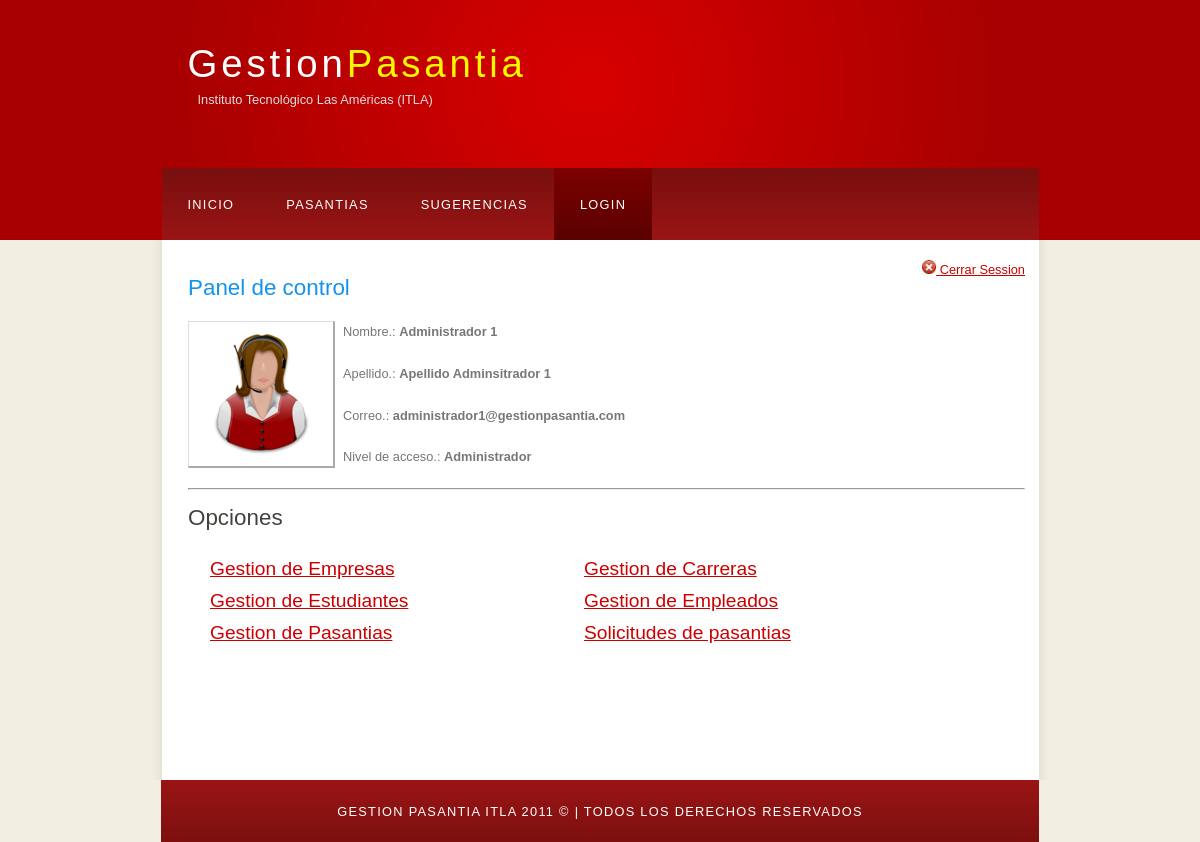
The page /controlPanel.php (signed in) on the database its author committed.
### tables this page shows
CREATE TABLE IF NOT EXISTS `empleados` (
  `ID` int(11) NOT NULL AUTO_INCREMENT,
  `NOMBRE` varchar(60) NOT NULL,
  `APELLIDO` varchar(60) NOT NULL,
  `CORREO` varchar(70) NOT NULL,
  `TELEFONO` varchar(14) DEFAULT NULL,
  PRIMARY KEY (`ID`)
);

### config/conexion.php (called while the page is built, shortened)
<?php
class conexion {
    var $host;
    var $username;
    var $password;
    var $prefTable;
    function __construct() {
        $this->host = Config::$dbHost;
        $this->username = Config::$dbUsername;
        $this->password = Config::$dbPassword;
        $this->dbname = Config::$dbName;
        $this->prefTable = Config::$prefTable;
    }
    function connect() {
        $this->link = mysql_connect($this->host, $this->username, $this->password);
        return true;
    }
}
?>

### models/Model.php (called while the page is built, shortened)
<?php
abstract class Model {
    public function __construct() {
        $this->con = new conexion();
    }
}
?>

### models/ModelEmployees.php (called while the page is built, shortened)
<?php
class ModelEmployees extends Model{
    public function find($prkey) {
        $prkey = $prkey + 0;
        $query = "SELECT ID,NOMBRE,APELLIDO,CORREO,TELEFONO FROM {$this->con->prefTable}empleados WHERE ID=$prkey";
        $result = mysql_query($query);
        $employee = array();
        $numRows = mysql_num_rows($result);
        if ($numRows != 0) $employee = mysql_fetch_assoc ($result);
        return $employee;
    }
}
?>

### views/modules/controlPanelAdmin.php (the view)
<div id="areapanelcontrol">
    <div id="arealnklogout"><a href="logout.php"><img src="resources/bad.gif" width="14" border="0"/>&nbsp;Cerrar Session</a></div>
    <h2>Panel de control</h2>
    <div id="areaimgprofile">
        <img id="imgprofile" src="resources/support.png"/>
    </div>
    <div id="areadataprofile">
        <p>Nombre.: <strong><?=$arrEmployee['NOMBRE']?></strong></p>
        <p>Apellido.: <strong><?=$arrEmployee['APELLIDO']?></strong></p>
        <p>Correo.: <strong><?=$arrEmployee['CORREO']?></strong></p>
        <p>Nivel de acceso.: <strong><?=ucfirst(strtolower($nivel));?></strong></p>
    </div>
    <hr/>
    <h3>Opciones</h3>
    <div id="optionControlPanelAdmin">
        <ul>
            <li><a href="companiesManager.php">Gestion de Empresas</a></li>
            <li><a href="careersManager.php">Gestion de Carreras</a></li>
            <li><a href="studentsManager.php">Gestion de Estudiantes</a></li>
            <li><a href="employeesManager.php">Gestion de Empleados</a></li>
            <li><a href="internshipsManager.php">Gestion de Pasantias</a></li>
            <li><a href="requestsManager.php">Solicitudes de pasantias</a></li>
        </ul>
    </div>
</div>

### css/main.css (style rules this page uses)
html { height: 100%; }
* { margin: 0; padding: 0; }
body { font: normal .80em 'trebuchet ms', arial, sans-serif; background: #F0EFE2; color: #777; }
p { padding: 0 0 20px 0; line-height: 1.7em; }
img { border: 0; }
h1, h2, h3, h4, h5, h6 { font: normal 175% 'century gothic', arial, sans-serif; color: #43423F; margin: 0 0 15px 0; padding: 15px 0 5px 0; }
h2 { font: normal 175% 'century gothic', arial, sans-serif; color: #1293EE; }
a, a:hover { outline: none; text-decoration: underline; color: #CC0000; }
ul { margin: 2px 0 22px 17px; }
ul li { list-style-type: circle; margin: 0 0 6px 0; padding: 0 0 4px 5px; }
#wrap, #logo, #menubar, #site_content, #footer { margin-left: auto; margin-right: auto; }
#logo { width: 825px; position: relative; height: 168px; background: #A80000 url(../resources/logo.png) no-repeat; }
#logo #logo_text { position: absolute; top: 20px; left: 0; }
#logo h1, #logo h2 { font: normal 300% 'century gothic', arial, sans-serif; border-bottom: 0; text-transform: none; margin: 0; }
#logo_text h1, #logo_text h1 a, #logo_text h1 a:hover { padding: 22px 0 0 0; color: #FFF; letter-spacing: 0.1em; text-decoration: none; }
#logo_text h1 a .logo_colour { color: #FAF700; }
#logo_text h2 { font-size: 100%; padding: 6px 0 0 10px; color: #DDD; }
#menubar { width: 877px; height: 72px; padding: 0; background: #5A2C24 url(../resources/menu.png) repeat-x; }
ul#menu, ul#menu li { float: left; margin: 0; padding: 0; }
ul#menu li { list-style: none; }
ul#menu li a { letter-spacing: 0.1em; font: normal 100% 'lucida sans unicode', arial, sans-serif; display: block; float: left; height: 37px; padding: 29px 26px 6px 26px; text-align: center; color: #FFF; text-transform: uppercase; text-decoration: none; background: transparent; }
ul#menu li a:hover, ul#menu li.selected a, ul#menu li.selected a:hover { color: #FFF; background: #451C1B url(../resources/menu_select.png) repeat-x; }
#footer { width: 878px; font: normal 100% 'lucida sans unicode', arial, sans-serif; height: 33px; padding: 24px 0 5px 0; text-align: center; background: #29425E url(../resources/footer.png) repeat-x; color: #FFF; text-transform: uppercase; letter-spacing: 0.1em; }
#areapanelcontrol #arealnklogout { float:right; width:200px; text-align:right; }
#areapanelcontrol img#imgprofile { float:left; margin-right:10px; display: block; margin-left: auto; margin-right: auto; padding:8px; border:solid; border-color: #dddddd #aaaaaa #aaaaaa #dddddd; border-width: 1px 2px 2px 1px; background-color:white; }
#areapanelcontrol #areadataprofile { margin-left:155px; }
#areapanelcontrol #optionControlPanelAdmin { font-size:1.5em; }
#areapanelcontrol #optionControlPanelAdmin ul li { display:block; float:left; width:45%; }

### rows shown on the page
empleados: NOMBRE "Administrador 1", APELLIDO "Apellido Adminsitrador 1", CORREO "administrador1@gestionpasantia.com"

### other values the page prints
$nivel "Administrador"
